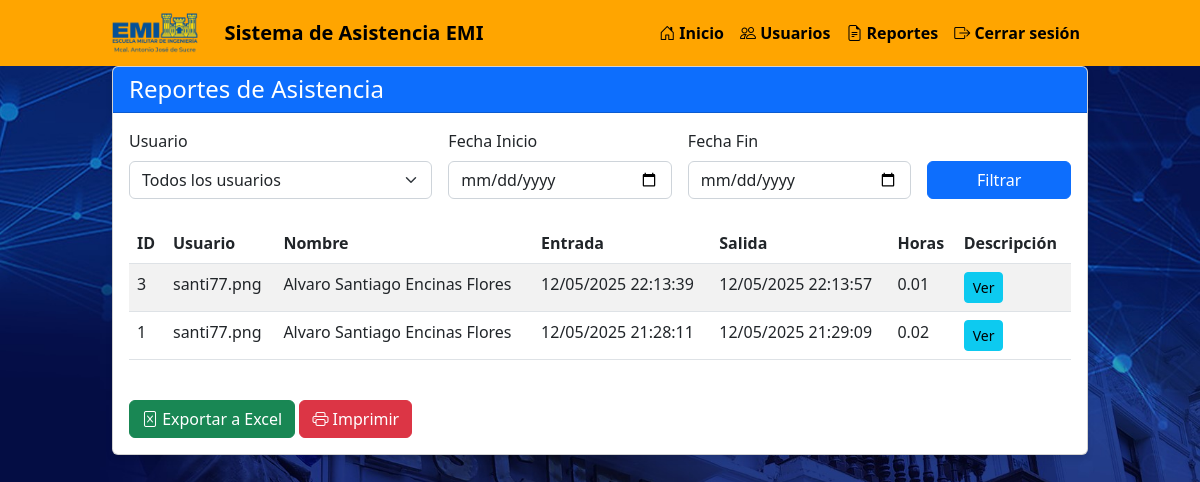
Page /admin/reports (signed in) on the earlier database version.
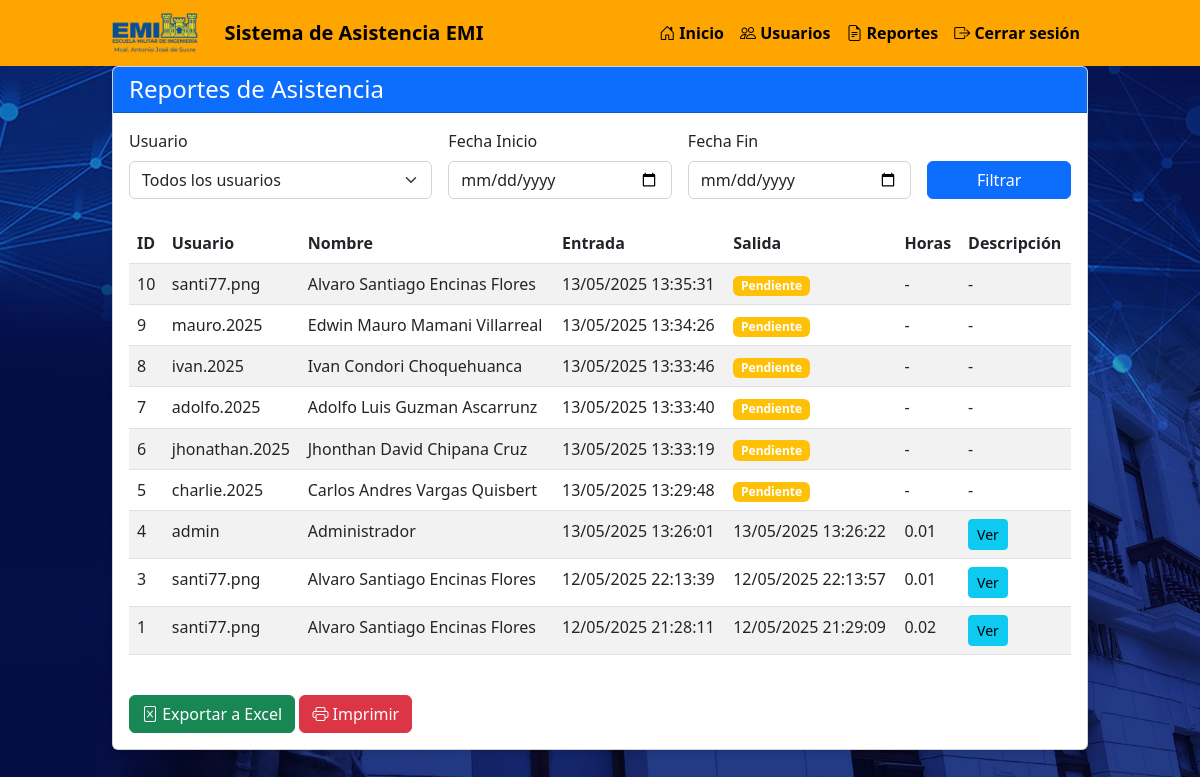
Same page on the later database version.
### tables this page shows
CREATE TABLE attendance (
        id INTEGER PRIMARY KEY AUTOINCREMENT,
        user_id INTEGER NOT NULL,
        check_in TIMESTAMP,
        check_out TIMESTAMP,
        description TEXT,
        FOREIGN KEY (user_id) REFERENCES users (id)
    );

CREATE TABLE users (
        id INTEGER PRIMARY KEY AUTOINCREMENT,
        username TEXT UNIQUE NOT NULL,
        password TEXT NOT NULL,
        full_name TEXT NOT NULL,
        is_admin INTEGER DEFAULT 0
    );

### app.py (the view)
@app.route('/admin/reports')
def reports():
    if 'user_id' not in session or not session.get('is_admin'):
        flash('Acceso no autorizado', 'error')
        return redirect(url_for('index'))
    user_id = request.args.get('user_id', type=int)
    start_date = request.args.get('start_date')
    end_date = request.args.get('end_date')
    users = database.get_users()
    records = database.get_attendance_records(user_id, start_date, end_date)
    processed_records = []
    for record in records:
        rec = dict(record)
        if rec['check_in']:
            rec['check_in'] = datetime.datetime.fromisoformat(rec['check_in'])
        if rec['check_out']:
            rec['check_out'] = datetime.datetime.fromisoformat(rec['check_out'])
            if rec['check_in']:
                diff = rec['check_out'] - rec['check_in']
                hours = diff.total_seconds() / 3600
                rec['hours_worked'] = round(hours, 2)
            else:
                rec['hours_worked'] = 0
        else:
            rec['hours_worked'] = 0
        processed_records.append(rec)
    return render_template('reports.html', users=users, records=processed_records,
                           selected_user=user_id, start_date=start_date, end_date=end_date)

### database.py (called while the page is built)
def get_users():
    conn = sqlite3.connect('attendance.db')
    conn.row_factory = sqlite3.Row
    c = conn.cursor()
    c.execute("SELECT id, username, full_name, is_admin FROM users")
    users = c.fetchall()
    conn.close()
    return users

def get_attendance_records(user_id=None, start_date=None, end_date=None):
    conn = sqlite3.connect('attendance.db')
    conn.row_factory = sqlite3.Row
    c = conn.cursor()
    query = """
    SELECT a.id, a.check_in, a.check_out, a.description, u.full_name, u.username
    FROM attendance a
    JOIN users u ON a.user_id = u.id
    WHERE 1=1
    """
    params = []
    if user_id:
        query += " AND a.user_id = ?"
        params.append(user_id)
    if start_date:
        query += " AND date(a.check_in) >= date(?)"
        params.append(start_date)
    if end_date:
        query += " AND date(a.check_in) <= date(?)"
        params.append(end_date)
    query += " ORDER BY a.check_in DESC"
    c.execute(query, params)
    records = c.fetchall()
    conn.close()
    return records

### templates/reports.html (shortened to what the changed rows need)
{% extends "layout.html" %}
{% block content %}
<div class="row">
    <div class="col-md-12">
        <div class="card">
            <div class="card-body">
                <div class="table-responsive">
                    <table class="table table-striped">
                        <thead>
                            <tr>
                                <th>ID</th>
                                <th>Usuario</th>
                                <th>Nombre</th>
                                <th>Entrada</th>
                                <th>Salida</th>
                                <th>Horas</th>
                                <th>Descripción</th>
                            </tr>
                        </thead>
                        <tbody>
                            {% for record in records %}
                            <tr>
                                <td>{{ record.id }}</td>
                                <td>{{ record.username }}</td>
                                <td>{{ record.full_name }}</td>
                                <td>
                                    {% if record.check_in %}
                                    {{ record.check_in.strftime('%d/%m/%Y %H:%M:%S') }}
                                    {% else %}
                                    -
                                    {% endif %}
                                </td>
                                <td>
                                    {% if record.check_out %}
                                    {{ record.check_out.strftime('%d/%m/%Y %H:%M:%S') }}
                                    {% else %}
                                    <span class="badge bg-warning">Pendiente</span>
                                    {% endif %}
                                </td>
                                <td>
                                    {% if record.hours_worked %}
                                    {{ record.hours_worked }}
                                    {% else %}
                                    -
                                    {% endif %}
                                </td>
                                <td>
                                    {% if record.description %}
                                    <button type="button" class="btn btn-sm btn-info" data-bs-toggle="modal" data-bs-target="#descriptionModal-{{ record.id }}">
                                        Ver
                                    </button>
                                    {% else %}
                                    -
                                    {% endif %}
                                </td>
                            </tr>
                            {% else %}
                            <tr>
                                <td colspan="7" class="text-center">No hay registros para mostrar</td>
                            </tr>
                            {% endfor %}
                        </tbody>
                    </table>
                </div>
            </div>
        </div>
    </div>
</div>
{% endblock %}

Differences in the rows shown:
added attendance: id "10", username "santi77.png", full_name "Alvaro Santiago Encinas Flores", check_in "13/05/2025 13:35:31", shows "Pendiente"
added attendance: id "9", username "mauro.2025", full_name "Edwin Mauro Mamani Villarreal", check_in "13/05/2025 13:34:26", shows "Pendiente"
added attendance: id "8", username "ivan.2025", full_name "Ivan Condori Choquehuanca", check_in "13/05/2025 13:33:46", shows "Pendiente"
added attendance: id "7", username "adolfo.2025", full_name "Adolfo Luis Guzman Ascarrunz", check_in "13/05/2025 13:33:40", shows "Pendiente"
added attendance: id "6", username "jhonathan.2025", full_name "Jhonthan David Chipana Cruz", check_in "13/05/2025 13:33:19", shows "Pendiente"
added attendance: id "5", username "charlie.2025", full_name "Carlos Andres Vargas Quisbert", check_in "13/05/2025 13:29:48", shows "Pendiente"
added attendance: id "4", username "admin", full_name "Administrador", check_in "13/05/2025 13:26:01", check_out "13/05/2025 13:26:22", hours_worked "0.01"
